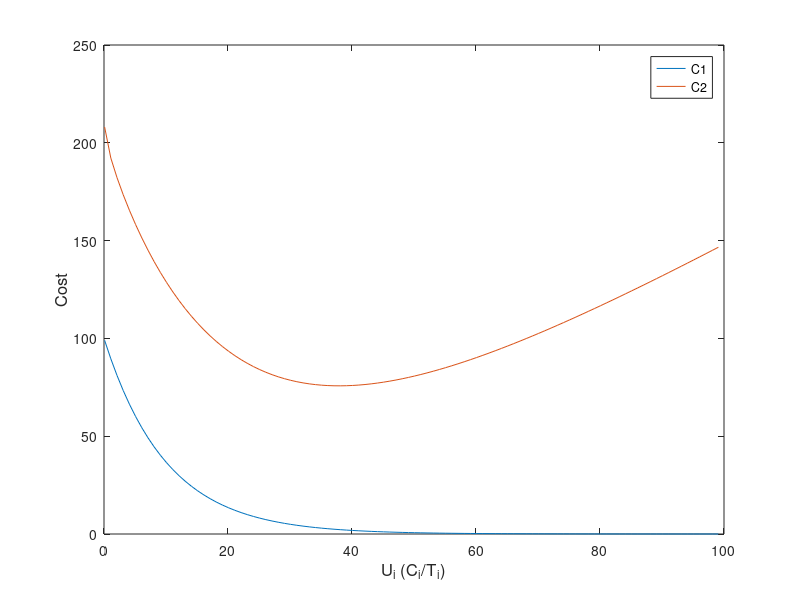
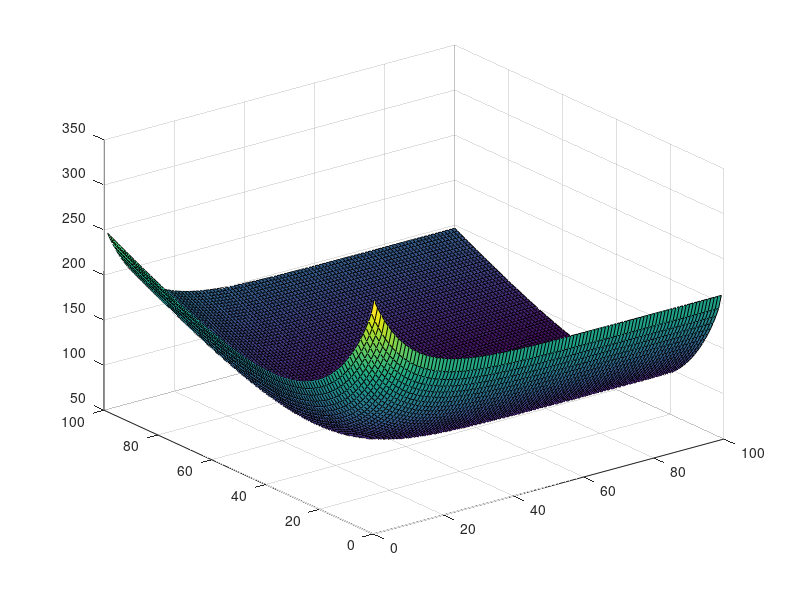

MATLAB code to generate these figures, in order:
%syms x
%f = symfun([x^2, x^4], x);

close all;

%%
figure(1)
t1 = 0.1:1:100;

x = 100 * exp(1) .^(-t1 ./ 10);
plot(t1, x)
hold on;

t2 = 0.1:1:100;
y = 200 * exp(1) .^(-t2 ./ 20) + t2.^1.1 - 3*log(t2 ./ 2);
plot(t2, y)


xrep = repmat(x, [size(y,2), 1]);
y = y';
yrep = repmat(y, [1, size(x, 2)]);
legend('C1','C2')
xlabel('U_i ({C_i}/{T_i})','FontSize',12);
ylabel('Cost','FontSize',12)

%%
figure(2)
z = xrep + yrep;
surf(z)

